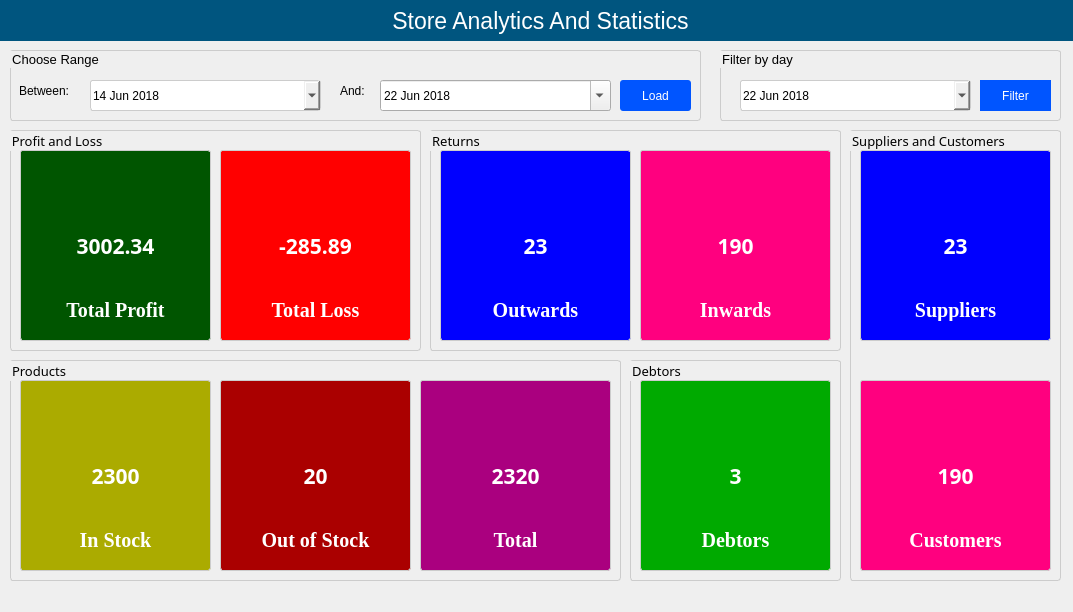
<?xml version="1.0" encoding="UTF-8"?>
<ui version="4.0">
 <class>Analysis</class>
 <widget class="QWidget" name="Analysis">
  <property name="geometry">
   <rect>
    <x>0</x>
    <y>0</y>
    <width>1073</width>
    <height>612</height>
   </rect>
  </property>
  <property name="sizePolicy">
   <sizepolicy hsizetype="MinimumExpanding" vsizetype="MinimumExpanding">
    <horstretch>0</horstretch>
    <verstretch>0</verstretch>
   </sizepolicy>
  </property>
  <property name="maximumSize">
   <size>
    <width>1073</width>
    <height>612</height>
   </size>
  </property>
  <property name="windowTitle">
   <string>Store Analytics</string>
  </property>
  <widget class="QLabel" name="label">
   <property name="geometry">
    <rect>
     <x>0</x>
     <y>0</y>
     <width>1081</width>
     <height>41</height>
    </rect>
   </property>
   <property name="font">
    <font>
     <family>Arial</family>
     <pointsize>17</pointsize>
    </font>
   </property>
   <property name="styleSheet">
    <string notr="true">color: rgb(255, 255, 255);
background-color: rgb(0, 85, 127);</string>
   </property>
   <property name="text">
    <string>Store Analytics And Statistics</string>
   </property>
   <property name="alignment">
    <set>Qt::AlignCenter</set>
   </property>
  </widget>
  <widget class="QGroupBox" name="groupBox_5">
   <property name="geometry">
    <rect>
     <x>10</x>
     <y>130</y>
     <width>411</width>
     <height>221</height>
    </rect>
   </property>
   <property name="font">
    <font>
     <family>Sans Serif</family>
     <pointsize>10</pointsize>
     <weight>50</weight>
     <bold>false</bold>
     <kerning>true</kerning>
    </font>
   </property>
   <property name="styleSheet">
    <string notr="true">border:1px solid #ccc;
border-radius:3px;</string>
   </property>
   <property name="title">
    <string>Profit and Loss</string>
   </property>
   <widget class="QLabel" name="lblProfit">
    <property name="geometry">
     <rect>
      <x>10</x>
      <y>20</y>
      <width>191</width>
      <height>191</height>
     </rect>
    </property>
    <property name="font">
     <font>
      <family>Sans Serif</family>
      <pointsize>16</pointsize>
      <weight>75</weight>
      <bold>true</bold>
     </font>
    </property>
    <property name="styleSheet">
     <string notr="true">color: rgb(255, 255, 255);
background-color: rgb(0, 85, 0);</string>
    </property>
    <property name="frameShape">
     <enum>QFrame::NoFrame</enum>
    </property>
    <property name="frameShadow">
     <enum>QFrame::Raised</enum>
    </property>
    <property name="text">
     <string>3002.34</string>
    </property>
    <property name="scaledContents">
     <bool>true</bool>
    </property>
    <property name="alignment">
     <set>Qt::AlignCenter</set>
    </property>
   </widget>
   <widget class="QLabel" name="lblLoss">
    <property name="geometry">
     <rect>
      <x>210</x>
      <y>20</y>
      <width>191</width>
      <height>191</height>
     </rect>
    </property>
    <property name="font">
     <font>
      <family>Sans Serif</family>
      <pointsize>16</pointsize>
      <weight>75</weight>
      <bold>true</bold>
     </font>
    </property>
    <property name="styleSheet">
     <string notr="true">color:#fff;
background-color: rgb(255, 0, 0);</string>
    </property>
    <property name="text">
     <string>-285.89</string>
    </property>
    <property name="scaledContents">
     <bool>true</bool>
    </property>
    <property name="alignment">
     <set>Qt::AlignCenter</set>
    </property>
    <property name="wordWrap">
     <bool>true</bool>
    </property>
   </widget>
   <widget class="QLabel" name="label_4">
    <property name="geometry">
     <rect>
      <x>40</x>
      <y>170</y>
      <width>131</width>
      <height>21</height>
     </rect>
    </property>
    <property name="font">
     <font>
      <family>Georgia</family>
      <pointsize>15</pointsize>
      <weight>75</weight>
      <bold>true</bold>
     </font>
    </property>
    <property name="styleSheet">
     <string notr="true">color:#fff;border:0;</string>
    </property>
    <property name="text">
     <string>Total Profit</string>
    </property>
    <property name="scaledContents">
     <bool>true</bool>
    </property>
    <property name="alignment">
     <set>Qt::AlignCenter</set>
    </property>
   </widget>
   <widget class="QLabel" name="label_5">
    <property name="geometry">
     <rect>
      <x>240</x>
      <y>170</y>
      <width>131</width>
      <height>21</height>
     </rect>
    </property>
    <property name="font">
     <font>
      <family>Georgia</family>
      <pointsize>15</pointsize>
      <weight>75</weight>
      <bold>true</bold>
     </font>
    </property>
    <property name="styleSheet">
     <string notr="true">color:#fff;border:0;</string>
    </property>
    <property name="text">
     <string>Total Loss</string>
    </property>
    <property name="scaledContents">
     <bool>true</bool>
    </property>
    <property name="alignment">
     <set>Qt::AlignCenter</set>
    </property>
   </widget>
  </widget>
  <widget class="QGroupBox" name="groupBox_6">
   <property name="geometry">
    <rect>
     <x>430</x>
     <y>130</y>
     <width>411</width>
     <height>221</height>
    </rect>
   </property>
   <property name="font">
    <font>
     <family>Sans Serif</family>
     <pointsize>10</pointsize>
     <weight>50</weight>
     <bold>false</bold>
     <kerning>true</kerning>
    </font>
   </property>
   <property name="styleSheet">
    <string notr="true">border:1px solid #ccc;
border-radius:3px;</string>
   </property>
   <property name="title">
    <string>Returns</string>
   </property>
   <widget class="QLabel" name="lblOutwards">
    <property name="geometry">
     <rect>
      <x>10</x>
      <y>20</y>
      <width>191</width>
      <height>191</height>
     </rect>
    </property>
    <property name="font">
     <font>
      <family>Sans Serif</family>
      <pointsize>16</pointsize>
      <weight>75</weight>
      <bold>true</bold>
     </font>
    </property>
    <property name="styleSheet">
     <string notr="true">color: rgb(255, 255, 255);
background-color: rgb(0, 0, 255);</string>
    </property>
    <property name="frameShape">
     <enum>QFrame::NoFrame</enum>
    </property>
    <property name="frameShadow">
     <enum>QFrame::Raised</enum>
    </property>
    <property name="text">
     <string>23</string>
    </property>
    <property name="scaledContents">
     <bool>true</bool>
    </property>
    <property name="alignment">
     <set>Qt::AlignCenter</set>
    </property>
   </widget>
   <widget class="QLabel" name="lblInwards">
    <property name="geometry">
     <rect>
      <x>210</x>
      <y>20</y>
      <width>191</width>
      <height>191</height>
     </rect>
    </property>
    <property name="font">
     <font>
      <family>Sans Serif</family>
      <pointsize>16</pointsize>
      <weight>75</weight>
      <bold>true</bold>
     </font>
    </property>
    <property name="styleSheet">
     <string notr="true">color:#fff;
background-color: rgb(255, 0, 127);</string>
    </property>
    <property name="text">
     <string>190</string>
    </property>
    <property name="scaledContents">
     <bool>true</bool>
    </property>
    <property name="alignment">
     <set>Qt::AlignCenter</set>
    </property>
    <property name="wordWrap">
     <bool>true</bool>
    </property>
   </widget>
   <widget class="QLabel" name="label_6">
    <property name="geometry">
     <rect>
      <x>240</x>
      <y>170</y>
      <width>131</width>
      <height>21</height>
     </rect>
    </property>
    <property name="font">
     <font>
      <family>Georgia</family>
      <pointsize>15</pointsize>
      <weight>75</weight>
      <bold>true</bold>
     </font>
    </property>
    <property name="styleSheet">
     <string notr="true">color:#fff;border:0;</string>
    </property>
    <property name="text">
     <string>Inwards</string>
    </property>
    <property name="scaledContents">
     <bool>true</bool>
    </property>
    <property name="alignment">
     <set>Qt::AlignCenter</set>
    </property>
   </widget>
   <widget class="QLabel" name="label_9">
    <property name="geometry">
     <rect>
      <x>40</x>
      <y>170</y>
      <width>131</width>
      <height>21</height>
     </rect>
    </property>
    <property name="font">
     <font>
      <family>Georgia</family>
      <pointsize>15</pointsize>
      <weight>75</weight>
      <bold>true</bold>
     </font>
    </property>
    <property name="styleSheet">
     <string notr="true">color:#fff;border:0;</string>
    </property>
    <property name="text">
     <string>Outwards</string>
    </property>
    <property name="scaledContents">
     <bool>true</bool>
    </property>
    <property name="alignment">
     <set>Qt::AlignCenter</set>
    </property>
   </widget>
  </widget>
  <widget class="QGroupBox" name="groupBox">
   <property name="geometry">
    <rect>
     <x>10</x>
     <y>50</y>
     <width>691</width>
     <height>71</height>
    </rect>
   </property>
   <property name="font">
    <font>
     <family>Arial</family>
     <pointsize>10</pointsize>
     <weight>50</weight>
     <bold>false</bold>
    </font>
   </property>
   <property name="styleSheet">
    <string notr="true">border:1px solid #ccc; border-radius:3px;</string>
   </property>
   <property name="title">
    <string>Choose Range</string>
   </property>
   <widget class="QPushButton" name="btnLoad">
    <property name="geometry">
     <rect>
      <x>610</x>
      <y>30</y>
      <width>71</width>
      <height>31</height>
     </rect>
    </property>
    <property name="styleSheet">
     <string notr="true">background-color: rgb(0, 85, 255);
border:0;
color: rgb(255, 255, 255);</string>
    </property>
    <property name="text">
     <string>Load</string>
    </property>
   </widget>
   <widget class="QLabel" name="label_8">
    <property name="geometry">
     <rect>
      <x>9</x>
      <y>30</y>
      <width>65</width>
      <height>21</height>
     </rect>
    </property>
    <property name="styleSheet">
     <string notr="true">border:0;</string>
    </property>
    <property name="text">
     <string>Between:</string>
    </property>
   </widget>
   <widget class="QDateEdit" name="startDate">
    <property name="geometry">
     <rect>
      <x>80</x>
      <y>30</y>
      <width>231</width>
      <height>31</height>
     </rect>
    </property>
    <property name="date">
     <date>
      <year>2018</year>
      <month>6</month>
      <day>14</day>
     </date>
    </property>
    <property name="minimumDate">
     <date>
      <year>2018</year>
      <month>6</month>
      <day>14</day>
     </date>
    </property>
    <property name="calendarPopup">
     <bool>true</bool>
    </property>
   </widget>
   <widget class="QLabel" name="label_7">
    <property name="geometry">
     <rect>
      <x>330</x>
      <y>30</y>
      <width>32</width>
      <height>21</height>
     </rect>
    </property>
    <property name="styleSheet">
     <string notr="true">border:0;</string>
    </property>
    <property name="text">
     <string>And:</string>
    </property>
   </widget>
  </widget>
  <widget class="QDateEdit" name="endDate">
   <property name="geometry">
    <rect>
     <x>380</x>
     <y>80</y>
     <width>231</width>
     <height>31</height>
    </rect>
   </property>
   <property name="minimumDate">
    <date>
     <year>2018</year>
     <month>6</month>
     <day>22</day>
    </date>
   </property>
   <property name="calendarPopup">
    <bool>true</bool>
   </property>
  </widget>
  <widget class="QGroupBox" name="groupBox_2">
   <property name="geometry">
    <rect>
     <x>720</x>
     <y>50</y>
     <width>341</width>
     <height>71</height>
    </rect>
   </property>
   <property name="font">
    <font>
     <family>Arial</family>
     <pointsize>10</pointsize>
     <weight>50</weight>
     <bold>false</bold>
    </font>
   </property>
   <property name="styleSheet">
    <string notr="true">border:1px solid #ccc; border-radius:3px;</string>
   </property>
   <property name="title">
    <string>Filter by day</string>
   </property>
   <widget class="QDateEdit" name="filterDay">
    <property name="geometry">
     <rect>
      <x>20</x>
      <y>30</y>
      <width>231</width>
      <height>31</height>
     </rect>
    </property>
    <property name="minimumDate">
     <date>
      <year>2018</year>
      <month>6</month>
      <day>22</day>
     </date>
    </property>
    <property name="calendarPopup">
     <bool>true</bool>
    </property>
   </widget>
  </widget>
  <widget class="QPushButton" name="btnFilter">
   <property name="geometry">
    <rect>
     <x>980</x>
     <y>80</y>
     <width>71</width>
     <height>31</height>
    </rect>
   </property>
   <property name="styleSheet">
    <string notr="true">background-color: rgb(0, 85, 255);
border:0;
color: rgb(255, 255, 255);</string>
   </property>
   <property name="text">
    <string>Filter</string>
   </property>
  </widget>
  <widget class="QGroupBox" name="groupBox_7">
   <property name="geometry">
    <rect>
     <x>10</x>
     <y>360</y>
     <width>611</width>
     <height>221</height>
    </rect>
   </property>
   <property name="font">
    <font>
     <family>Sans Serif</family>
     <pointsize>10</pointsize>
     <weight>50</weight>
     <bold>false</bold>
     <kerning>true</kerning>
    </font>
   </property>
   <property name="styleSheet">
    <string notr="true">border:1px solid #ccc;
border-radius:3px;</string>
   </property>
   <property name="title">
    <string>Products</string>
   </property>
   <widget class="QLabel" name="lblInStock">
    <property name="geometry">
     <rect>
      <x>10</x>
      <y>20</y>
      <width>191</width>
      <height>191</height>
     </rect>
    </property>
    <property name="font">
     <font>
      <family>Sans Serif</family>
      <pointsize>16</pointsize>
      <weight>75</weight>
      <bold>true</bold>
     </font>
    </property>
    <property name="styleSheet">
     <string notr="true">color: rgb(255, 255, 255);
background-color: rgb(171, 171, 0);</string>
    </property>
    <property name="frameShape">
     <enum>QFrame::NoFrame</enum>
    </property>
    <property name="frameShadow">
     <enum>QFrame::Raised</enum>
    </property>
    <property name="text">
     <string>2300</string>
    </property>
    <property name="scaledContents">
     <bool>true</bool>
    </property>
    <property name="alignment">
     <set>Qt::AlignCenter</set>
    </property>
   </widget>
   <widget class="QLabel" name="lblOutStock">
    <property name="geometry">
     <rect>
      <x>210</x>
      <y>20</y>
      <width>191</width>
      <height>191</height>
     </rect>
    </property>
    <property name="font">
     <font>
      <family>Sans Serif</family>
      <pointsize>16</pointsize>
      <weight>75</weight>
      <bold>true</bold>
     </font>
    </property>
    <property name="styleSheet">
     <string notr="true">color:#fff;
background-color: rgb(170, 0, 0);</string>
    </property>
    <property name="text">
     <string>20</string>
    </property>
    <property name="scaledContents">
     <bool>true</bool>
    </property>
    <property name="alignment">
     <set>Qt::AlignCenter</set>
    </property>
    <property name="wordWrap">
     <bool>true</bool>
    </property>
   </widget>
   <widget class="QLabel" name="label_10">
    <property name="geometry">
     <rect>
      <x>240</x>
      <y>170</y>
      <width>131</width>
      <height>21</height>
     </rect>
    </property>
    <property name="font">
     <font>
      <family>Georgia</family>
      <pointsize>15</pointsize>
      <weight>75</weight>
      <bold>true</bold>
     </font>
    </property>
    <property name="styleSheet">
     <string notr="true">color:#fff;border:0;</string>
    </property>
    <property name="text">
     <string>Out of Stock</string>
    </property>
    <property name="scaledContents">
     <bool>true</bool>
    </property>
    <property name="alignment">
     <set>Qt::AlignCenter</set>
    </property>
   </widget>
   <widget class="QLabel" name="label_11">
    <property name="geometry">
     <rect>
      <x>40</x>
      <y>170</y>
      <width>131</width>
      <height>21</height>
     </rect>
    </property>
    <property name="font">
     <font>
      <family>Georgia</family>
      <pointsize>15</pointsize>
      <weight>75</weight>
      <bold>true</bold>
     </font>
    </property>
    <property name="styleSheet">
     <string notr="true">color:#fff;border:0;</string>
    </property>
    <property name="text">
     <string>In Stock</string>
    </property>
    <property name="scaledContents">
     <bool>true</bool>
    </property>
    <property name="alignment">
     <set>Qt::AlignCenter</set>
    </property>
   </widget>
   <widget class="QLabel" name="lblTotal">
    <property name="geometry">
     <rect>
      <x>410</x>
      <y>20</y>
      <width>191</width>
      <height>191</height>
     </rect>
    </property>
    <property name="font">
     <font>
      <family>Sans Serif</family>
      <pointsize>16</pointsize>
      <weight>75</weight>
      <bold>true</bold>
     </font>
    </property>
    <property name="styleSheet">
     <string notr="true">color:#fff;
background-color: rgb(170, 0, 127);</string>
    </property>
    <property name="text">
     <string>2320</string>
    </property>
    <property name="scaledContents">
     <bool>true</bool>
    </property>
    <property name="alignment">
     <set>Qt::AlignCenter</set>
    </property>
    <property name="wordWrap">
     <bool>true</bool>
    </property>
   </widget>
   <widget class="QLabel" name="label_12">
    <property name="geometry">
     <rect>
      <x>440</x>
      <y>170</y>
      <width>131</width>
      <height>21</height>
     </rect>
    </property>
    <property name="font">
     <font>
      <family>Georgia</family>
      <pointsize>15</pointsize>
      <weight>75</weight>
      <bold>true</bold>
     </font>
    </property>
    <property name="styleSheet">
     <string notr="true">color:#fff;border:0;</string>
    </property>
    <property name="text">
     <string>Total</string>
    </property>
    <property name="scaledContents">
     <bool>true</bool>
    </property>
    <property name="alignment">
     <set>Qt::AlignCenter</set>
    </property>
   </widget>
  </widget>
  <widget class="QGroupBox" name="groupBox_8">
   <property name="geometry">
    <rect>
     <x>630</x>
     <y>360</y>
     <width>211</width>
     <height>221</height>
    </rect>
   </property>
   <property name="font">
    <font>
     <family>Sans Serif</family>
     <pointsize>10</pointsize>
     <weight>50</weight>
     <bold>false</bold>
     <kerning>true</kerning>
    </font>
   </property>
   <property name="styleSheet">
    <string notr="true">border:1px solid #ccc;
border-radius:3px;</string>
   </property>
   <property name="title">
    <string>Debtors</string>
   </property>
   <widget class="QLabel" name="lblDebtors">
    <property name="geometry">
     <rect>
      <x>10</x>
      <y>20</y>
      <width>191</width>
      <height>191</height>
     </rect>
    </property>
    <property name="font">
     <font>
      <family>Sans Serif</family>
      <pointsize>16</pointsize>
      <weight>75</weight>
      <bold>true</bold>
     </font>
    </property>
    <property name="styleSheet">
     <string notr="true">color: rgb(255, 255, 255);
background-color: rgb(0, 170, 0);</string>
    </property>
    <property name="frameShape">
     <enum>QFrame::NoFrame</enum>
    </property>
    <property name="frameShadow">
     <enum>QFrame::Raised</enum>
    </property>
    <property name="text">
     <string>3</string>
    </property>
    <property name="scaledContents">
     <bool>true</bool>
    </property>
    <property name="alignment">
     <set>Qt::AlignCenter</set>
    </property>
   </widget>
   <widget class="QLabel" name="label_13">
    <property name="geometry">
     <rect>
      <x>40</x>
      <y>170</y>
      <width>131</width>
      <height>21</height>
     </rect>
    </property>
    <property name="font">
     <font>
      <family>Georgia</family>
      <pointsize>15</pointsize>
      <weight>75</weight>
      <bold>true</bold>
     </font>
    </property>
    <property name="styleSheet">
     <string notr="true">color:#fff;border:0;</string>
    </property>
    <property name="text">
     <string>Debtors</string>
    </property>
    <property name="scaledContents">
     <bool>true</bool>
    </property>
    <property name="alignment">
     <set>Qt::AlignCenter</set>
    </property>
   </widget>
   <widget class="QLabel" name="label_14">
    <property name="geometry">
     <rect>
      <x>240</x>
      <y>170</y>
      <width>131</width>
      <height>21</height>
     </rect>
    </property>
    <property name="font">
     <font>
      <family>Georgia</family>
      <pointsize>15</pointsize>
      <weight>75</weight>
      <bold>true</bold>
     </font>
    </property>
    <property name="styleSheet">
     <string notr="true">color:#fff;border:0;</string>
    </property>
    <property name="text">
     <string>Total Loss</string>
    </property>
    <property name="scaledContents">
     <bool>true</bool>
    </property>
    <property name="alignment">
     <set>Qt::AlignCenter</set>
    </property>
   </widget>
  </widget>
  <widget class="QGroupBox" name="groupBox_9">
   <property name="geometry">
    <rect>
     <x>850</x>
     <y>130</y>
     <width>211</width>
     <height>451</height>
    </rect>
   </property>
   <property name="font">
    <font>
     <family>Sans Serif</family>
     <pointsize>10</pointsize>
     <weight>50</weight>
     <bold>false</bold>
     <kerning>true</kerning>
    </font>
   </property>
   <property name="styleSheet">
    <string notr="true">border:1px solid #ccc;
border-radius:3px;</string>
   </property>
   <property name="title">
    <string>Suppliers and Customers</string>
   </property>
   <widget class="QLabel" name="lblSuppliers">
    <property name="geometry">
     <rect>
      <x>10</x>
      <y>20</y>
      <width>191</width>
      <height>191</height>
     </rect>
    </property>
    <property name="font">
     <font>
      <family>Sans Serif</family>
      <pointsize>16</pointsize>
      <weight>75</weight>
      <bold>true</bold>
     </font>
    </property>
    <property name="styleSheet">
     <string notr="true">color: rgb(255, 255, 255);
background-color: rgb(0, 0, 255);</string>
    </property>
    <property name="frameShape">
     <enum>QFrame::NoFrame</enum>
    </property>
    <property name="frameShadow">
     <enum>QFrame::Raised</enum>
    </property>
    <property name="text">
     <string>23</string>
    </property>
    <property name="scaledContents">
     <bool>true</bool>
    </property>
    <property name="alignment">
     <set>Qt::AlignCenter</set>
    </property>
   </widget>
   <widget class="QLabel" name="label_19">
    <property name="geometry">
     <rect>
      <x>40</x>
      <y>400</y>
      <width>131</width>
      <height>21</height>
     </rect>
    </property>
    <property name="font">
     <font>
      <family>Georgia</family>
      <pointsize>15</pointsize>
      <weight>75</weight>
      <bold>true</bold>
     </font>
    </property>
    <property name="styleSheet">
     <string notr="true">color:#fff;border:0;</string>
    </property>
    <property name="text">
     <string>Customers</string>
    </property>
    <property name="scaledContents">
     <bool>true</bool>
    </property>
    <property name="alignment">
     <set>Qt::AlignCenter</set>
    </property>
   </widget>
   <widget class="QLabel" name="label_20">
    <property name="geometry">
     <rect>
      <x>40</x>
      <y>170</y>
      <width>131</width>
      <height>21</height>
     </rect>
    </property>
    <property name="font">
     <font>
      <family>Georgia</family>
      <pointsize>15</pointsize>
      <weight>75</weight>
      <bold>true</bold>
     </font>
    </property>
    <property name="styleSheet">
     <string notr="true">color:#fff;border:0;</string>
    </property>
    <property name="text">
     <string>Suppliers</string>
    </property>
    <property name="scaledContents">
     <bool>true</bool>
    </property>
    <property name="alignment">
     <set>Qt::AlignCenter</set>
    </property>
   </widget>
   <widget class="QLabel" name="lblCustomers">
    <property name="geometry">
     <rect>
      <x>10</x>
      <y>250</y>
      <width>191</width>
      <height>191</height>
     </rect>
    </property>
    <property name="font">
     <font>
      <family>Sans Serif</family>
      <pointsize>16</pointsize>
      <weight>75</weight>
      <bold>true</bold>
     </font>
    </property>
    <property name="styleSheet">
     <string notr="true">color:#fff;
background-color: rgb(255, 0, 127);</string>
    </property>
    <property name="text">
     <string>190</string>
    </property>
    <property name="scaledContents">
     <bool>true</bool>
    </property>
    <property name="alignment">
     <set>Qt::AlignCenter</set>
    </property>
    <property name="wordWrap">
     <bool>true</bool>
    </property>
   </widget>
   <zorder>lblCustomers</zorder>
   <zorder>lblSuppliers</zorder>
   <zorder>label_19</zorder>
   <zorder>label_20</zorder>
  </widget>
 </widget>
 <layoutdefault spacing="6" margin="11"/>
 <resources/>
 <connections/>
</ui>
